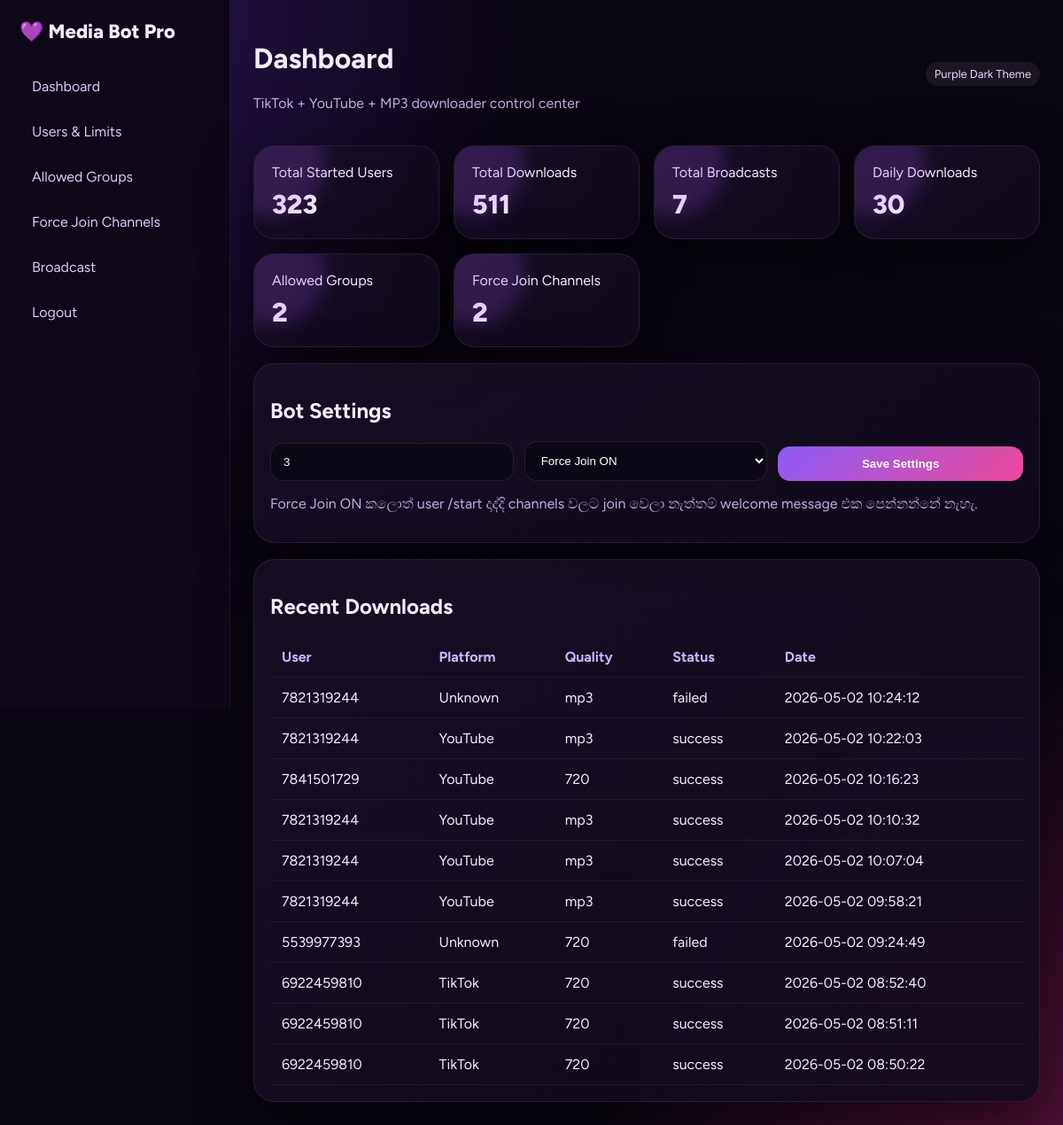
Screenshot of / (signed in) with the database file from the repository.
### tables this page shows
CREATE TABLE settings (
        key TEXT PRIMARY KEY,
        value TEXT
    );

CREATE TABLE downloads (
        id INTEGER PRIMARY KEY AUTOINCREMENT,
        user_id INTEGER,
        chat_id INTEGER,
        url TEXT,
        platform TEXT,
        quality TEXT,
        status TEXT,
        created_at TEXT DEFAULT CURRENT_TIMESTAMP
    );

### main.py (the view)
@app.get("/", response_class=HTMLResponse)
def home(request: Request, _: bool = Depends(admin_required)):
    con = db()
    cur = con.cursor()
    users = cur.execute("SELECT * FROM users ORDER BY created_at DESC LIMIT 8").fetchall()
    groups = cur.execute("SELECT * FROM allowed_groups ORDER BY created_at DESC LIMIT 8").fetchall()
    downloads = cur.execute("SELECT * FROM downloads ORDER BY created_at DESC LIMIT 10").fetchall()
    con.close()
    return render(request, "dashboard.html", {
        "stats": stats(),
        "users": users,
        "groups": groups,
        "downloads": downloads,
        "guest_limit": get_setting("guest_limit", "3"),
        "force_join_enabled": get_setting("force_join_enabled", "false")
    })

### templates/dashboard.html
{% extends 'base.html' %}{% block content %}<div class="top"><div><h1>Dashboard</h1><p class="muted">TikTok + YouTube + MP3 downloader control center</p></div><span class="pill">Purple Dark Theme</span></div><section class="grid"><div class="card"><div>Total Started Users</div><div class="stat">{{stats.total_users}}</div></div><div class="card"><div>Total Downloads</div><div class="stat">{{stats.total_downloads}}</div></div><div class="card"><div>Total Broadcasts</div><div class="stat">{{stats.total_broadcasts}}</div></div><div class="card"><div>Daily Downloads</div><div class="stat">{{stats.daily_downloads}}</div></div><div class="card"><div>Allowed Groups</div><div class="stat">{{stats.groups}}</div></div><div class="card"><div>Force Join Channels</div><div class="stat">{{stats.channels}}</div></div></section><div class="table-card"><h2>Bot Settings</h2><form class="row" method="post" action="/settings"><input class="input" name="guest_limit" value="{{guest_limit}}" placeholder="3 or unlimited"><select class="input" name="force_join_enabled"><option value="false" {% if force_join_enabled!='true' %}selected{% endif %}>Force Join OFF</option><option value="true" {% if force_join_enabled=='true' %}selected{% endif %}>Force Join ON</option></select><button class="btn">Save Settings</button></form><p class="muted">Force Join ON කලොත් user /start දාද්දි channels වලට join වෙලා නැත්තම් welcome message එක පෙන්නන්නේ නැහැ.</p></div><div class="table-card"><h2>Recent Downloads</h2><table><tr><th>User</th><th>Platform</th><th>Quality</th><th>Status</th><th>Date</th></tr>{% for d in downloads %}<tr><td>{{d.user_id}}</td><td>{{d.platform}}</td><td>{{d.quality}}</td><td>{{d.status}}</td><td>{{d.created_at}}</td></tr>{% endfor %}</table></div>{% endblock %}

### templates/base.html
<!doctype html><html><head><meta charset="utf-8"><meta name="viewport" content="width=device-width,initial-scale=1"><title>Media Bot Pro</title><link rel="stylesheet" href="/static/style.css"></head><body><div class="layout bg"><aside class="sidebar"><div class="logo">💜 Media Bot Pro</div><nav class="nav"><a href="/">Dashboard</a><a href="/users">Users & Limits</a><a href="/groups">Allowed Groups</a><a href="/channels">Force Join Channels</a><a href="/broadcast">Broadcast</a><a href="/logout">Logout</a></nav></aside><main class="main">{% block content %}{% endblock %}</main></div></body></html>

### static/style.css (style rules this page uses)
* { box-sizing:border-box }
body { margin:0;font-family:Figtree,system-ui;background:#090511;color:#f4ecff }
.bg { min-height:100vh;background:radial-gradient(circle at top left,#7c3aed55,transparent 34%),radial-gradient(circle at bottom right,#db277755,transparent 30%),#090511 }
.login-card,.card,.table-card { background:linear-gradient(145deg,#181026dd,#100a1cdd);border:1px solid #ffffff14;border-radius:24px;box-shadow:0 20px 60px #0008;backdrop-filter:blur(18px) }
.muted { color:#bdaee0 }
.input,textarea,select { width:100%;background:#0b0714;border:1px solid #ffffff18;color:#fff;border-radius:14px;padding:13px 14px;outline:none }
.btn { border:0;border-radius:14px;padding:12px 16px;background:linear-gradient(135deg,#8b5cf6,#ec4899);color:white;font-weight:800;cursor:pointer;text-decoration:none;display:inline-block }
.layout { display:flex;min-height:100vh }
.sidebar { width:260px;padding:22px;background:#0d0718;border-right:1px solid #ffffff12;position:sticky;top:0;height:100vh }
.logo { font-size:22px;font-weight:800;margin-bottom:26px }
.nav a { display:block;color:#d8cafa;text-decoration:none;padding:13px 14px;border-radius:14px;margin:6px 0 }
.main { flex:1;padding:26px }
.top { display:flex;justify-content:space-between;align-items:center;margin-bottom:22px }
.grid { display:grid;grid-template-columns:repeat(4,minmax(0,1fr));gap:16px }
.card { padding:20px }
.stat { font-size:30px;font-weight:800;margin-top:8px }
.table-card { padding:18px;margin-top:18px;overflow:auto }
table { width:100%;border-collapse:collapse }
td,th { padding:13px;border-bottom:1px solid #ffffff10;text-align:left }
th { color:#c8b6ff }
.row { display:flex;gap:12px;align-items:end;flex-wrap:wrap }
.row>* { flex:1 }
.pill { padding:6px 10px;border-radius:999px;background:#ffffff12;color:#e9d5ff;font-size:13px }
a { color:#d8b4fe }
.nav a { transition:.2s }
.card { position:relative;overflow:hidden }
.card:before { content:"";position:absolute;inset:-40px auto auto -40px;width:120px;height:120px;background:#a855f733;border-radius:999px;filter:blur(10px) }

### rows the page displays
settings: force_join_enabled "Force Join ON"
downloads: user_id "7821319244", platform "Unknown", quality "mp3", status "failed", created_at "2026-05-02 10:24:12"
downloads: user_id "7821319244", platform "YouTube", quality "mp3", status "success", created_at "2026-05-02 10:22:03"
downloads: user_id "7841501729", platform "YouTube", quality "720", status "success", created_at "2026-05-02 10:16:23"
downloads: user_id "7821319244", platform "YouTube", quality "mp3", status "success", created_at "2026-05-02 10:10:32"
downloads: user_id "7821319244", platform "YouTube", quality "mp3", status "success", created_at "2026-05-02 10:07:04"
downloads: user_id "7821319244", platform "YouTube", quality "mp3", status "success", created_at "2026-05-02 09:58:21"
downloads: user_id "5539977393", platform "Unknown", quality "720", status "failed", created_at "2026-05-02 09:24:49"
downloads: user_id "6922459810", platform "TikTok", quality "720", status "success", created_at "2026-05-02 08:52:40"
downloads: user_id "6922459810", platform "TikTok", quality "720", status "success", created_at "2026-05-02 08:51:11"
downloads: user_id "6922459810", platform "TikTok", quality "720", status "success", created_at "2026-05-02 08:50:22"

### other values shown
{{ stats.total_users }} "323"
{{ stats.total_downloads }} "511"
{{ stats.total_broadcasts }} "7"
{{ stats.daily_downloads }} "30"
{{ stats.groups }} "2"
{{ stats.channels }} "2"
